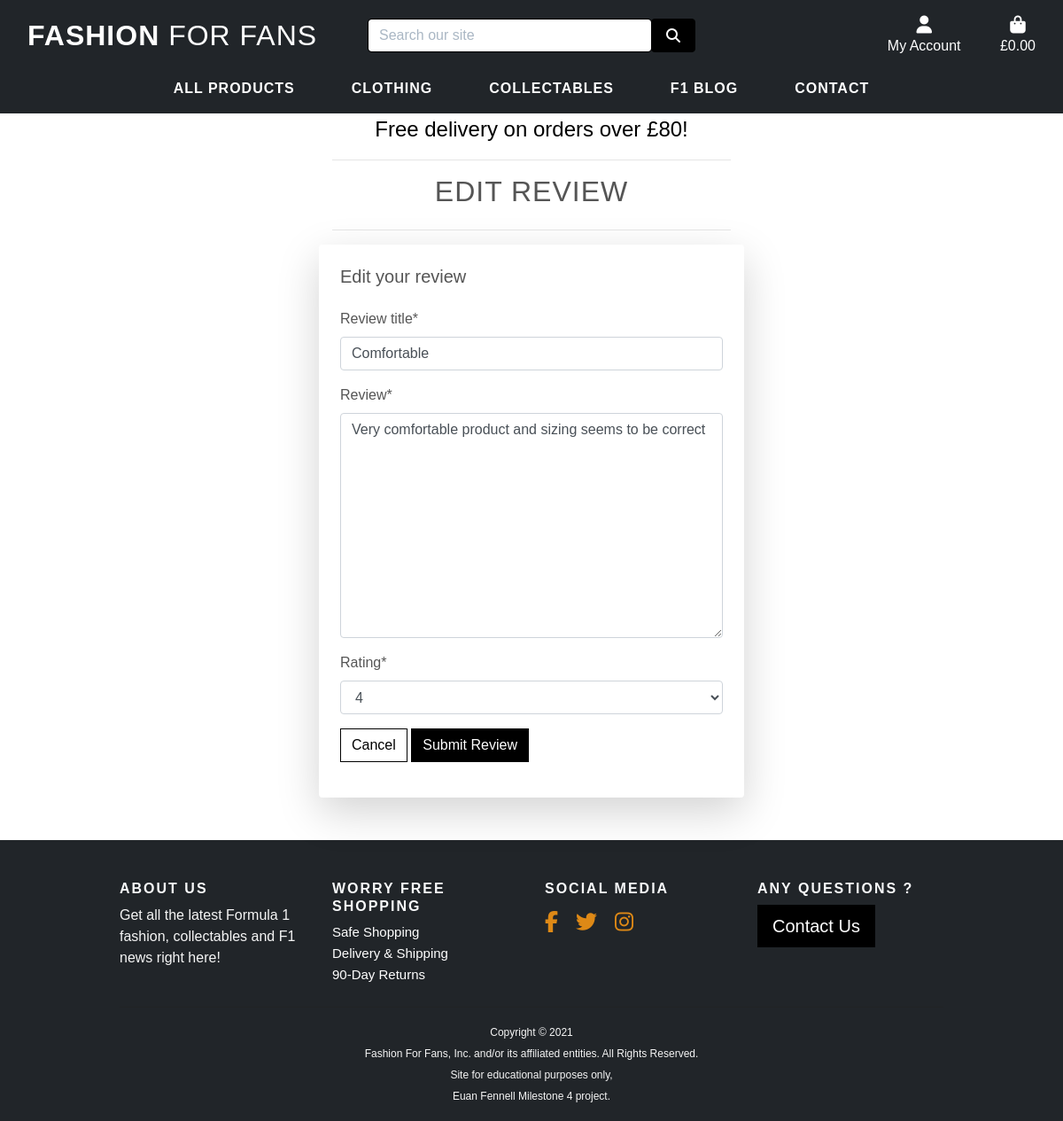
Screenshot of /products/edit_review/14/ (signed in) with the database file from the repository.
### products/models.py (models this page shows, shortened)
class Review(models.Model):
    product = models.ForeignKey(
        Product,
        on_delete=models.CASCADE,
        related_name='reviews')
    rating = models.IntegerField(
        choices=INTEGER_CHOICES, default='5')
    reviewer = models.ForeignKey(
        User, on_delete=models.CASCADE)
    date = models.DateTimeField(
        auto_now_add=True)
    review_title = models.CharField(
        max_length=50, null=False,
        blank=False)
    review = models.TextField(
        max_length=1024, null=False,
        blank=False)

### products/views.py (the view)
# urls.py: path('edit_review/<int:review_id>/',
@login_required
def edit_review(request, review_id,):
    review = get_object_or_404(Review, pk=review_id)
    if request.user == review.reviewer or request.user.is_superuser:
        if request.method == 'POST':
            form = ReviewForm(request.POST, instance=review)
            if form.is_valid():
                form.save()
                messages.success(request,
                                 'Your review has been successfully edited')
                return redirect(reverse('products'))
            else:
                messages.error(request,
                               'Failed to edit product review. \
                                Please ensure the form is valid.')
        else:
            form = ReviewForm(instance=review)
        template = 'products/edit_review.html'
        context = {
            'form': form,
            'review': review,
        }
        return render(request, template, context)
    else:
        messages.error(request, 'You cannot do that !')
        return redirect(reverse('products'))

### products/forms.py
class ReviewForm(forms.ModelForm):
    class Meta:
        model = Review
        fields = (
            'review_title',
            'review',
            'rating',
            )

### bag/contexts.py (called while the page is built, shortened)
def bag_contents(request):
    bag_items = []
    total = 0
    product_count = 0
    bag = request.session.get('bag', {})
    if total < settings.FREE_DELIVERY_THRESHOLD:
        delivery = total * Decimal(settings.STANDARD_DELIVERY_PERCENTAGE/100)
        free_delivery_delta = settings.FREE_DELIVERY_THRESHOLD - total
    else:
        delivery = 0
        free_delivery_delta = 0
    grand_total = delivery + total
    context = {
        'bag_items': bag_items,
        'total': total,
        'product_count': product_count,
        'delivery': delivery,
        'free_delivery_delta': free_delivery_delta,
        'free_delivery_threshold': settings.FREE_DELIVERY_THRESHOLD,
        'grand_total': grand_total,
    }
    return context

### products/templates/products/edit_review.html (shortened to what this page needs)
{% extends "base.html" %}
{% block page_header %}
    <div class="container header-container">
    </div>
{% endblock %}
{% block content %}
<div class="container review-container">
    <div class="row justify-content-center">
        <div class="col-12 col-md-6 review-header">
            <hr>
            <h2 class="logo-font mb-4 text-center main-font">Edit Review</h2>
            <hr>
        </div>
    </div>
    <div class="row justify-content-center main-font">
        <div class="col-12 col-md-6 bg-white rounded shadow-lg p-4 mb-5">
            <h5 class="mb-4">Edit your review</h5>
            <form method="POST" action="{% url 'edit_review' review.id %}" enctype="multipart/form-data">
                <div class="form-group">
                    {{ form | crispy }}
                </div>
                <div class="form-group">
                    <a class="btn btn-outline-black rounded-0" href="{% url 'products' %}">Cancel</a>
                    <button class="btn btn-outline-white rounded-0" type="submit"> Submit Review
                    </button>
                </div>
            </form>
        </div>
    </div>
</div>
{% endblock %}

### static/css/base.css (style rules this page uses)
:root { --main-font-color-dark: #555; }
:root { --body-font: 'Monserrat', sans-serif; --h1-font-size: 2.5rem; --h2-font-size: 2.3rem; --small-font-size: 0.75rem; --normal-font-size: 0.93rem; --medium-font-size: 1.2rem; --large-font-size: 2.7rem; }
@media screen and (min-width: 768px) { :root { --h1-font-size: 4.5rem; --h2-font-size: 3.56rem; --small-font-size: 0.813rem; --normal-font-size: 1rem; --large-font-size: 10rem; } }
html { height: 100%; scroll-behavior: smooth; }
body { background: linear-gradient(to bottom, rgba(0,0,0,0.6), rgba(0,0,0,0.6)), url('/media/home-image-alt.png') no-repeat center center fixed; -webkit-background-size: cover; -moz-background-size: cover; -o-background-size: cover; background-size: cover; height: calc(100vh - 164px); color: #f5f5f5; font-family: var(--body-font); }
a { text-decoration: none !important; }
.logo-font { text-transform: uppercase; letter-spacing: 1px; }
.btn-outline-black { background: white; color: black !important; border: 1px solid black; }
.btn-outline-white { background: black; color: white !important; border: 1px solid black; }
.main-font { color: var(--main-font-color-dark); }
@media (min-width: 1200px) { .container { max-width: 80%; } }
@media (min-width: 992px) { .header-container { padding-top: 164px; } }

### rows the page displays
Review: review_title "Comfortable", review "Very comfortable product and sizing seems to be correct", rating "4"

### other values shown
{{ free_delivery_threshold }} "80"
